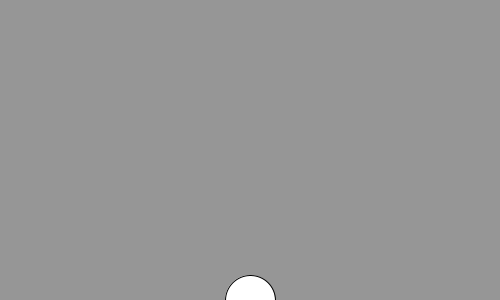
Frame 1 (no input)
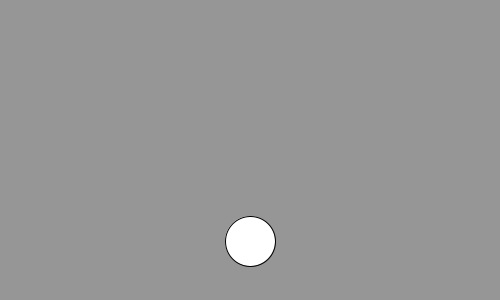
Frame 60 (the mouse pressed at the canvas centre just before this capture)
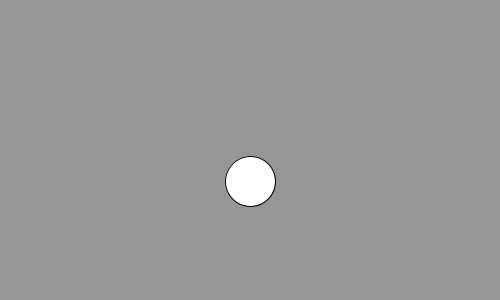
Frame 120 (the mouse held since frame 60 and released just before this capture)

The Processing sketch that drew these frames (run headless with seeded random() and noise(); from frame 60 on, the mouse is pressed at the canvas centre):

// Processing sketch: burbujas
// ── burbujas.pde
bubble b;

void setup(){
  size(500, 300);
  
  b = new bubble();
}

void draw(){
  background(150);
  b.display();
  b.ascend();
}
// ── bubble.pde
class bubble{
    float x, y;
    
    bubble(){
        x = width / 2;
        y = height;
    }
    
    void display(){
        ellipse(x, y, 50, 50);
    }
    
    void ascend(){
        y--;
    }
}
